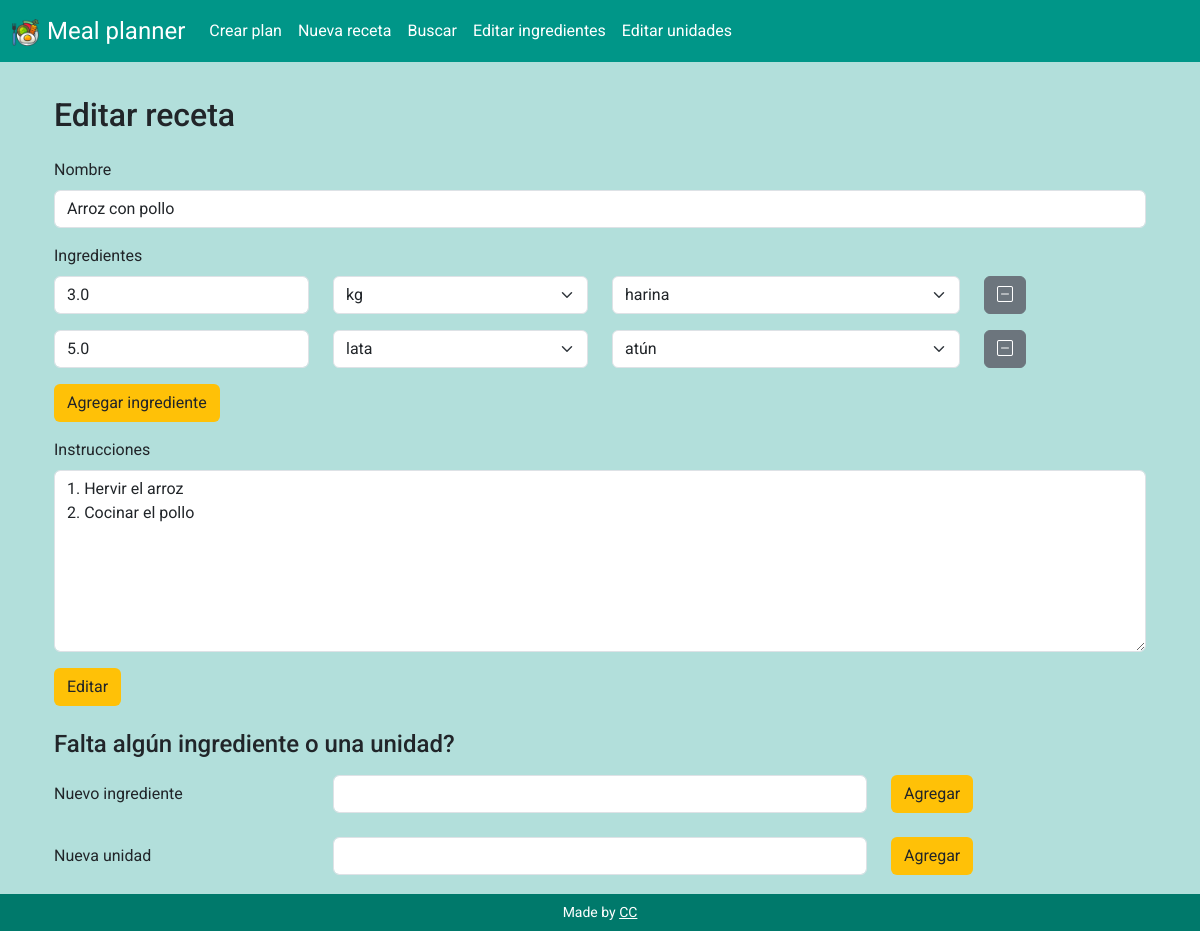
/edit_recipe?recipe_id=14, run on the app's committed database.
### tables this page shows
CREATE TABLE recipes (id INTEGER PRIMARY KEY AUTOINCREMENT NOT NULL, name TEXT NOT NULL, instructions TEXT NOT NULL);

CREATE TABLE ing_used (recipe_id INTEGER NOT NULL, ing_id INTEGER NOT NULL, quantity FLOAT NOT NULL, unit_id INTEGER NOT NULL, FOREIGN KEY (recipe_id) REFERENCES recipes(id), FOREIGN KEY (ing_id) REFERENCES ingredients(id), FOREIGN KEY (unit_id) REFERENCES units(id));

### app.py (the view)
@app.route("/edit_recipe", methods=["GET", "POST"])
def edit_recipe():
    if request.method == "POST":
        result = request.form
        recipe_id = request.form.get("recipe_id")
        recipe_name = request.form.get("recipe_name")
        if not recipe_name:
            return render_template('result.html', msg = "Please complete a recipe name")
        recipe_name = recipe_name.capitalize()
        instructions = request.form.get("recipe_instructions")
        if not instructions:
            return render_template('result.html', msg = "Please complete instructions for the recipe")
        try:
            with sqlite3.connect('meal_planner.db') as con:
                cur = con.cursor()
                cur.execute("UPDATE recipes SET name = ?, instructions = ? WHERE id = ?", (recipe_name, instructions, recipe_id))
                cur.execute("DELETE FROM ing_used WHERE recipe_id = ?", (recipe_id,))
                query_values = {}
                for input_name, input_value in result.items():
                    if input_name != "recipe_name" and input_name != "recipe_instructions" and input_name != "recipe_id":
                        number = input_name.split("_")[1]
                        category = input_name.split("_")[0]
                        if number not in query_values:
                            query_values[number] = [recipe_id, None, None, None]
                        if category == "ingredient":
                            query_values[number][1] = input_value
                        if category == "quantity":
                            query_values[number][2] = input_value
                        if category == "unit":
                            query_values[number][3] = input_value
                for row in query_values.values():
                    cur.execute("INSERT INTO ing_used (recipe_id, ing_id, quantity, unit_id) VALUES (?,?,?,?)", tuple(row))
                con.commit()
                msg = "Record successfully edited in the database"
        except Exception as e:
            con.rollback()
            msg = "Error in the UPDATE: " + str(e)
        finally:
            con.close()
            return render_template('result.html', msg=msg)
    else:
        recipe_id = request.args.get("recipe_id")
        return display_edit_recipe(recipe_id)

### app.py (called while the page is built)
def db_connect():
    con = sqlite3.connect("meal_planner.db")
    con.row_factory = sqlite3.Row
    cur = con.cursor()
    return cur

def db_close(con):
    con.close()

@app.after_request
def after_request(response):
    response.headers["Cache-Control"] = "no-cache, no-store, must-revalidate"
    response.headers["Expires"] = 0
    response.headers["Pragma"] = "no-cache"
    return response

def display_edit_recipe(edited_recipe_id):
        cur = db_connect()
        cur.execute("SELECT * FROM recipes WHERE id = ?", (edited_recipe_id,))
        recipe = cur.fetchall()
        cur.execute("SELECT * FROM ingredients ORDER BY name ASC")
        ingredients = cur.fetchall()
        cur.execute("SELECT * FROM units ORDER BY name ASC")
        units = cur.fetchall()
        cur.execute("SELECT ing_used.quantity, ingredients.name AS ing_name, ingredients.id AS ing_id, units.name AS unit_name, units.id AS unit_id FROM ing_used JOIN ingredients ON ingredients.id = ing_used.ing_id JOIN units ON units.id = ing_used.unit_id WHERE ing_used.recipe_id = ?", (edited_recipe_id,))
        ing_used = cur.fetchall()
        db_close(cur)
        return render_template("edit_recipe.html", recipe=recipe, ing_used=ing_used, ingredients=ingredients, units=units)

### templates/edit_recipe.html (shortened to what this page needs)
{% extends "layout.html" %}
{% block main %}
<div class="container-fluid">
    <h2 class="pb-3">Editar receta</h2>
    <form action="/edit_recipe" method="post" class="mb-4">
        <div class="mb-3">
            <label for="recipe_name" class="form-label">Nombre</label>
            <input autofocus type="text" class="form-control" id="recipe_name" name="recipe_name"
                value="{{ recipe[0]['name'] }}">
        </div>
        <section id="ingredients">
            <p class="form-label">Ingredientes</p>
            {% for ing in ing_used %}
            <div class="row mb-2" id="ing_{{ loop.index }}">
                <div class="col-sm-3 mb-2">
                    <input type="number" class="form-control" id="quantity_{{ loop.index }}" placeholder="Cantidad"
                        name="quantity_{{ loop.index }}" value="{{ ing["quantity"] }}" min="0">
                </div>
                <div class="col-sm-3 mb-2">
                    <select class="form-select  select-units" id="unit_{{ loop.index }}" name="unit_{{ loop.index }}">
                        {% for unit in units %}
                        {% if unit['id'] == ing['unit_id'] %}
                        <option value="{{unit['id']}}" selected>{{unit["name"]}}</option>
                        {% else %}
                        <option value="{{unit['id']}}">{{unit["name"]}}</option>
                        {% endif %}
                        {% endfor %}
                    </select>
                </div>
                <div class="col-sm-4 mb-2">
                    <select class="form-select select-ingredients" id="ingredient_{{ loop.index }}"
                        name="ingredient_{{ loop.index }}">
                        {% for ingredient in ingredients %}
                        {% if ingredient['id'] == ing['ing_id'] %}
                        <option value="{{ingredient['id']}}" selected>{{ingredient["name"]}}</option>
                        {% else %}
                        <option value="{{ingredient['id']}}">{{ingredient["name"]}}</option>
                        {% endif %}
                        {% endfor %}
                    </select>
                </div>
                <div class="col-auto mb-2">
                    <button type="button" class="btn btn-secondary minus-button" id="remove_ing_input_{{ loop.index }}">
                        <i class="bi bi-dash-square" id="remove_icon_{{ loop.index }}"></i>
                    </button>
                </div>
            </div>
            {% endfor %}
        </section>
        <button type="button" class="btn btn-color mb-3" id="add_ing_input">Agregar ingrediente</button>
        <div class="mb-3">
            <label for="recipe_instructions" class="form-label">Instrucciones</label>
            <textarea rows="7" class="form-control" id="recipe_instructions"
                name="recipe_instructions">{{ recipe[0]['instructions']}}</textarea>
        </div>
        <button type="submit" class="btn btn-color">Editar</button>
    </form>
    <h4 class="mb-3">Falta algún ingrediente o una unidad?</h4>
    <form action="/create_ingredient" method="post" id="new_ing_form">
        <div class="row mb-3">
            <div class="col-sm-3 mb-2">
                <label for="new_ing" class="col-form-label">Nuevo ingrediente</label>
            </div>
            <div class="col-sm-6  mb-2">
                <input type="text" class="form-control" id="new_ing" name="new_ing">
            </div>
            <div class="col-auto mb-2">
                <button class="btn btn-color">Agregar</button>
            </div>
        </div>
    </form>
    <form action="/create_unit" method="post" id="new_unit_form">
        <div class="row mb-3 align-items-start">
            <div class="col-sm-3 mb-2">
                <label for="new_unit" class="col-form-label">Nueva unidad</label>
            </div>
            <div class="col-sm-6 mb-2">
                <input type="text" class="form-control" id="new_unit" name="new_unit">
            </div>
            <div class="col-auto mb-2">
                <button class="btn btn-color">Agregar</button>
            </div>
        </div>
    </form>
</div>
{% endblock %}

### static/styles.css (style rules this page uses)
body { background-color: #b2dfdb; font-family: "Roboto", Verdana, Tahoma, Verdana, sans-serif; }
.btn-color { background-color: #ffc107; }

### data on the page
recipes: recipe_name "Arroz con pollo", recipe_instructions "1. Hervir el arroz 2. Cocinar el pollo"
ing_used: quantity "3.0"
ing_used: quantity "5.0"

### other printed values
form field value "kg"
form field value "harina"
form field value "lata"
form field value "atún"
